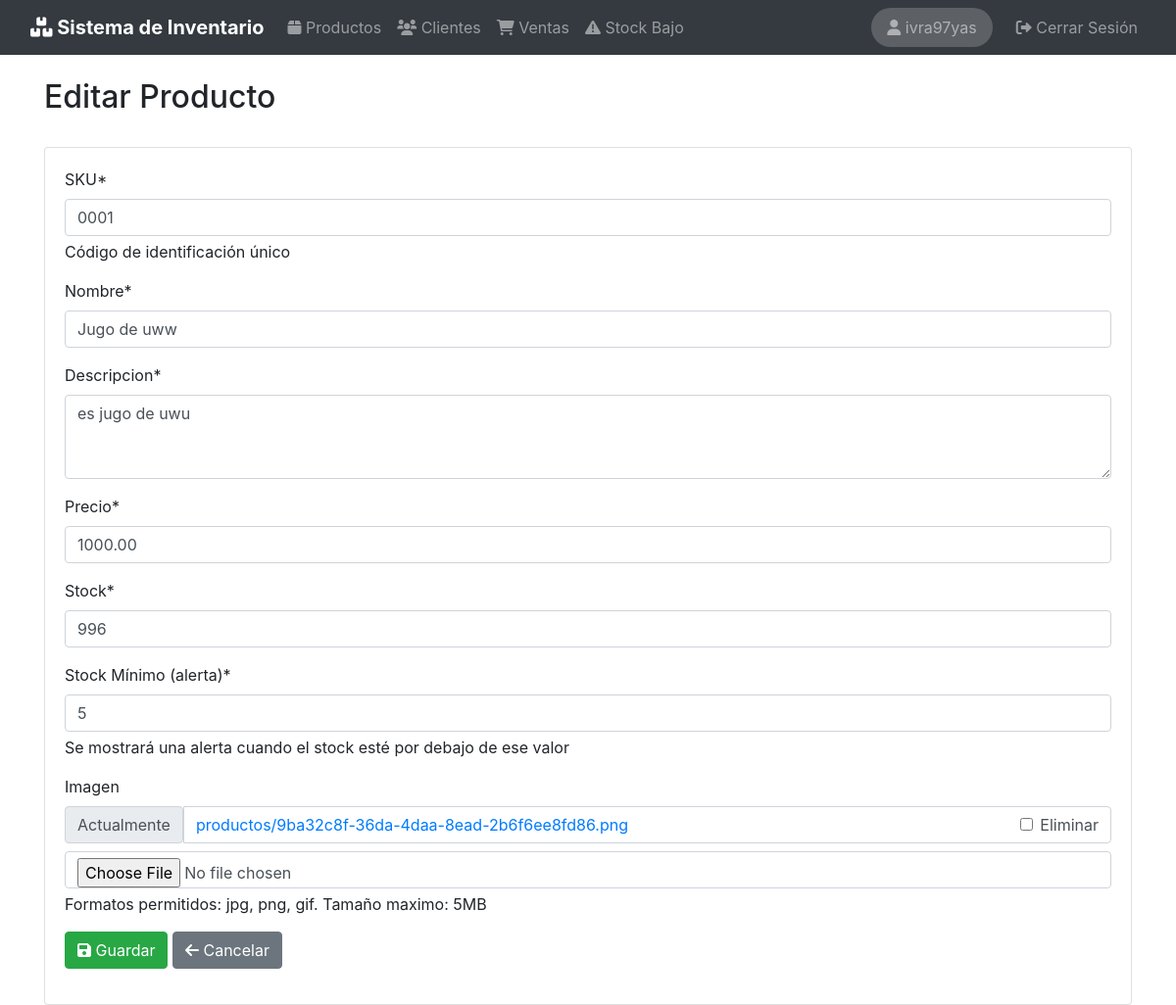
Screenshot of /productos/1/editar/ (signed in) with the database file from the repository.
### productos/models.py (models this page shows, shortened)
class Producto(models.Model):
    sku = models.CharField("SKU", max_length=50, unique=True, help_text="Código de identificación único")
    nombre = models.CharField("Nombre", max_length=50)
    descripcion = models.CharField("Descripcion", max_length=200)
    precio = models.DecimalField("Precio", max_digits=10, decimal_places=2)
    stock = models.IntegerField(default=0)
    stock_minimo = models.IntegerField(default=5, verbose_name="Stock Minimo")
    imagen = models.ImageField(
        "Imagen",
        upload_to=get_image_path,
        validators=[validate_image_size],
        blank=True,
        null=True,
        help_text="Formatos permitidos: jpg, png, gif. Tamaño maximo: 5MB"
    )
    fecha_creacion = models.DateTimeField("Fecha de creacion", auto_now_add=True)
    fecha_actualizacion = models.DateTimeField("Fecha de creacion", auto_now=True)
    class Meta:
        verbose_name = 'Producto'
        verbose_name_plural = 'Productos'
        ordering = ['nombre']

### productos/views.py (the view, shortened to what this page needs)
# urls.py: path('<int:pk>/editar/', views.ProductoUpdateView.as_view(), name='producto_update'),
class ProductoUpdateView(LoginRequiredMixin, UpdateView):
    model = Producto
    template_name = "productos/producto_form.html"
    form_class = ProductoForm
    success_url = reverse_lazy("productos:producto_list")

### templates/productos/producto_form.html (shortened to what this page needs)
{% extends 'base.html' %}
{% load bootstrap4 %}
{% load crispy_forms_tags %}
{% block header %}{% if form.instance.pk %}Editar{% else %}Crear{% endif %} Producto{% endblock %}
{% block content %}
<div class="card">
    <div class="card-body">
        <form method="post" enctype="multipart/form-data">
            {{ form|crispy }}
            <div class="form-group">
                <button type="submit" class="btn btn-success">
                    <i class="fas fa-save"></i> Guardar
                </button>
                <a href="{% url 'productos:producto_list' %}" class="btn btn-secondary">
                    <i class="fas fa-arrow-left"></i> Cancelar
                </a>
            </div>
        </form>
    </div>
</div>
{% endblock %}

### templates/base.html (shortened to what this page needs)
{% load bootstrap4 %}
{% load static %}
<!DOCTYPE html>
<html lang="es">
<head>
    {% bootstrap_css %}
    <link rel="stylesheet" href="https://cdnjs.cloudflare.com/ajax/libs/font-awesome/6.0.0/css/all.min.css">
</head>
<body>
    <nav class="navbar navbar-expand-lg navbar-dark bg-dark">
        <div class="container-fluid">
            <a class="navbar-brand" href="{% url 'productos:producto_list' %}">
                <i class="fas fa-boxes"></i> Sistema de Inventario
            </a>
            <div class="collapse navbar-collapse" id="navbarNav">
                <ul class="navbar-nav mr-auto">
                    <li class="nav-item">
                        <a class="nav-link" href="{% url 'productos:producto_list' %}">
                            <i class="fas fa-box"></i> Productos
                        </a>
                    </li>
                    <li class="nav-item">
                        <a class="nav-link" href="{% url 'clientes:cliente_list' %}">
                            <i class="fas fa-users"></i> Clientes
                        </a>
                    </li>
                    <li class="nav-item">
                        <a class="nav-link" href="{% url 'ventas:venta_list' %}">
                            <i class="fas fa-shopping-cart"></i> Ventas
                        </a>
                    </li>
                    <li class="nav-item">
                        <a class="nav-link" href="{% url 'productos:stock_bajo_list' %}">
                            <i class="fas fa-exclamation-triangle"></i> Stock Bajo
                        </a>
                    </li>
                </ul>
                <ul class="navbar-nav ml-auto">
                    {% if user.is_authenticated %}
                    <li class="nav-item">
                        <span class="navbar-text user-badge mr-3">
                            <i class="fas fa-user"></i> {{ user.username }}
                        </span>
                    </li>
                    <li class="nav-item">
                        <a class="nav-link" href="{% url 'account_logout' %}">
                            <i class="fas fa-sign-out-alt"></i> Cerrar Sesión
                        </a>
                    </li>
                    {% else %}
                    <li class="nav-item">
                        <a class="nav-link" href="{% url 'account_login' %}">
                            <i class="fas fa-sign-in-alt"></i> Iniciar Sesión
                        </a>
                    </li>
                    {% endif %}
                </ul>
            </div>
        </div>
    </nav>
    <div class="container mt-4">
        {% block page_header %}
        <div class="d-flex justify-content-between align-items-center mb-4">
            <h2>{% block header %}{% endblock %}</h2>
        </div>
        {% endblock %}
        {% block content %}
        {% endblock %}
    </div>
</body>
</html>

### templates/base.html (style rules this page uses)
.navbar-brand { font-weight: bold; }
.user-badge { background-color: rgba(255, 255, 255, 0.2); padding: 0.5rem 1rem; border-radius: 20px; }

### rows the page displays
Producto: sku "0001", nombre "Jugo de uww", descripcion "es jugo de uwu", precio "1000.00", stock "996", stock_minimo "5"

### other values shown
{{ user.username }} "ivra97yas"
